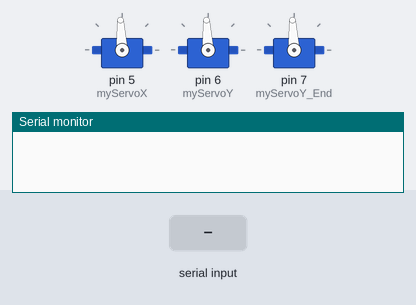
Simulated run of this sketch. Board: Arduino Uno, built with avr-gcc and run on an emulated ATmega328P. On the bench: 3 × servo, the last lines printed to the serial monitor. The inputs (shaded band) are chosen by the test bench.

Above: at 1.2 s.
1.3 s: "1" received over Serial
At 2.75 s:
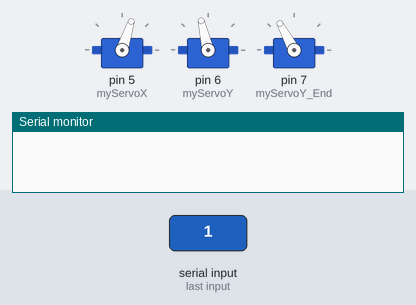
At 4.2 s:
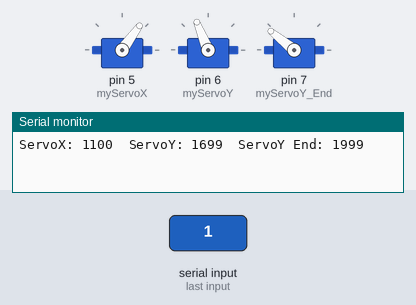
4.3 s: byte 51 ('3') received over Serial
At 6.63 s:
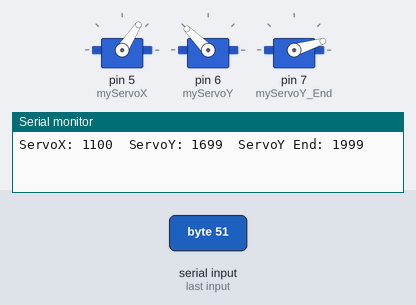
10.3 s: "2" received over Serial
13.3 s: byte 51 ('3') received over Serial
Timing chart, 0 to 20.3 s (numbered marks = the images above; inputs shaded):
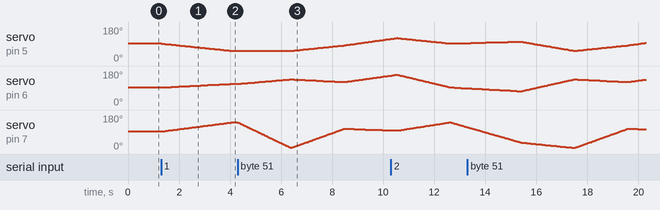

The sketch:

3DOF_RobotSerialControlled_Zero.ino
```cpp
/* Inkludieren der Servo.h library fuer die Servo-Steuerung */
#include<Servo.h>

/* Definiere die minimal und maximal postion der Servos */
#define SVO_POS_MIN     500
#define SVO_POS_MAX     2500
#define SVO_POS_MID     1500

int myServoPosX_Zero     = 1500;
int myServoPosY_Zero     = 1510;
int myServoPosY_End_Zero = 2005;

/* Deklarieren der Servos als globale Objekte/Variablen mit Namen myServoX und myServoY */
Servo myServoX;
Servo myServoY;
Servo myServoY_End;

int myServoPosX     = SVO_POS_MID;
int myServoPosY     = SVO_POS_MID;
int myServoPosY_End = SVO_POS_MID;

void setup() {
  Serial.begin(115200); /* Initialize Serial with 115200 BoudRate */

  /* Setzen der Servo-Pins */
  myServoX.attach(5); /* Attach servo PWM signal to pin 5 */
  myServoY.attach(6); /* Attach servo PWM signal to pin 6 */
  myServoY_End.attach(7); /* Attach servo PWM signal to pin 6 */
}

void loop() {
  myServoX.write(myServoPosX); /* Update position of servo X */
  myServoY.write(myServoPosY); /* Update position of servo Y */
  myServoY_End.write(myServoPosY_End); /* Update position of servo Y */

  while (Serial.available() > 0) /* while there is data available repeat reading */
  {
    char data = Serial.read(); /* read one byte from the received data */

    switch (data)
    {
      case 'a':
        myServoPosX = myServoPosX + 1;
        break;

      case 'd':
        myServoPosX = myServoPosX - 1;
        break;

      case 'w':
        myServoPosY = myServoPosY + 1;
        break;

      case 's':
        myServoPosY = myServoPosY - 1;
        break;

      case 'r':
        myServoPosY_End = myServoPosY_End + 1;
        break;

      case 'f':
        myServoPosY_End = myServoPosY_End - 1;
        break;

      case 'Z':
        myServoPosX_Zero = myServoPosX;
        myServoPosY_Zero = myServoPosY;
        myServoPosY_End_Zero = myServoPosY_End;
        break;

      case 'z':
        myServoPosX = myServoPosX_Zero;
        myServoPosY = myServoPosY_Zero;
        myServoPosY_End = myServoPosY_End_Zero;
        break;

      case '1':
        DriveLinear(1100, 1700, 2000, 2000);
        break;
      case '2':
        DriveLinear(1600, 1300, 900, 2000);
        break;
      case '3':
        DriveLinear(1100, 1952, 604, 1500);
        DriveLinear(1400, 1800, 1652, 1500);
        DriveLinear(1800, 2200, 1552, 1500);

        DriveLinear(myServoPosX_Zero, myServoPosY_Zero, myServoPosY_End_Zero, 1500);

        break;

      default:
        break;
    }

    /* Beschraencken auf min und max Grenzen */
    if (myServoPosX < SVO_POS_MIN) myServoPosX = SVO_POS_MIN;
    if (myServoPosX > SVO_POS_MAX) myServoPosX = SVO_POS_MAX;
    if (myServoPosY < SVO_POS_MIN) myServoPosY = SVO_POS_MIN;
    if (myServoPosY > SVO_POS_MAX) myServoPosY = SVO_POS_MAX;
    if (myServoPosY_End < 600) myServoPosY_End = 600;
    if (myServoPosY_End > 2400) myServoPosY_End = 2400;

    Serial.print("ServoX: "); Serial.print(myServoPosX);
    Serial.print("\tServoY: "); Serial.print(myServoPosY);
    Serial.print("\tServoY End: "); Serial.println(myServoPosY_End);
  }
}


void DriveLinear(int TargetPosX, int TargetPosY, int TargetPosY_End, int TimeMS)
{
  int timePast = 0;
  int tmpStartedX = myServoPosX;
  int tmpStartedY = myServoPosY;
  int tmpStartedY_End = myServoPosY_End;

  while (timePast < TimeMS)
  {
    myServoPosX = tmpStartedX + ((float)(TargetPosX - tmpStartedX) *
                                 (float)timePast / (float)TimeMS);
    myServoPosY = tmpStartedY + ((float)(TargetPosY - tmpStartedY) *
                                 (float)timePast / (float)TimeMS);
    myServoPosY_End = tmpStartedY_End + ((float)(TargetPosY_End - tmpStartedY_End) *
                                         (float)timePast / (float)TimeMS);

    myServoX.writeMicroseconds(myServoPosX); /* Update position of servo X */
    myServoY.writeMicroseconds(myServoPosY); /* Update position of servo Y */
    myServoY_End.writeMicroseconds(myServoPosY_End); /* Update position of servo Y */

    delay(1);
    timePast += 1;
  }
}
```

Measured:
- after the input at 1.3 s, servo on pin 5 (myServoX): moves from 93° to 54° over 2.7 s, starting at once; servo on pin 6 (myServoY): moves from 93° to 112° over 2.6 s, starting after 0.13 s; servo on pin 7 (myServoY_End): moves from 93° to 141° over 2.7 s, starting after 0.05 s
- after the input at 4.3 s, servo on pin 5 (myServoX): moves from 54° to 117° over 3.8 s, starting after 2.1 s
